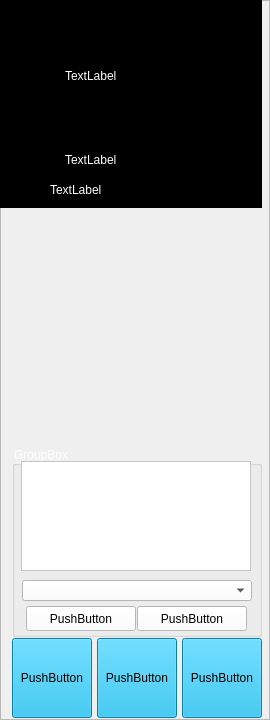
  <widget class="QFrame" name="frame">
   <property name="geometry">
    <rect>
     <x>760</x>
     <y>20</y>
     <width>270</width>
     <height>720</height>
    </rect>
   </property>
   <property name="minimumSize">
    <size>
     <width>270</width>
     <height>720</height>
    </size>
   </property>
   <property name="frameShape">
    <enum>QFrame::StyledPanel</enum>
   </property>
   <property name="frameShadow">
    <enum>QFrame::Raised</enum>
   </property>
   <widget class="QGroupBox" name="gbDiag">
    <property name="geometry">
     <rect>
      <x>12</x>
      <y>446</y>
      <width>250</width>
      <height>191</height>
     </rect>
    </property>
    <property name="styleSheet">
     <string notr="true">color: rgb(255, 255, 255);</string>
    </property>
    <property name="title">
     <string>GroupBox</string>
    </property>
    <widget class="QComboBox" name="cboWord">
     <property name="geometry">
      <rect>
       <x>10</x>
       <y>134</y>
       <width>230</width>
       <height>21</height>
      </rect>
     </property>
     <property name="styleSheet">
      <string notr="true">color: rgb(0, 0, 0);
background-color: rgb(255, 255, 255);</string>
     </property>
    </widget>
    <widget class="QPushButton" name="bitPriorComment">
     <property name="geometry">
      <rect>
       <x>14</x>
       <y>160</y>
       <width>110</width>
       <height>25</height>
      </rect>
     </property>
     <property name="styleSheet">
      <string notr="true">color: rgb(0, 0, 0);
background-color: rgb(255, 255, 255);</string>
     </property>
     <property name="text">
      <string>PushButton</string>
     </property>
    </widget>
    <widget class="QPushButton" name="bitSaveComment">
     <property name="geometry">
      <rect>
       <x>125</x>
       <y>160</y>
       <width>110</width>
       <height>25</height>
      </rect>
     </property>
     <property name="styleSheet">
      <string notr="true">color: rgb(0, 0, 0);
background-color: rgb(255, 255, 255);</string>
     </property>
     <property name="text">
      <string>PushButton</string>
     </property>
    </widget>
    <widget class="QTextEdit" name="reDiag">
     <property name="geometry">
      <rect>
       <x>9</x>
       <y>15</y>
       <width>230</width>
       <height>110</height>
      </rect>
     </property>
     <property name="font">
      <font>
       <family>宋体</family>
       <pointsize>10</pointsize>
      </font>
     </property>
     <property name="styleSheet">
      <string notr="true">color: rgb(0, 0, 0);
background-color: rgb(255, 255, 255);</string>
     </property>
    </widget>
   </widget>
   <widget class="QToolButton" name="spPrint">
    <property name="geometry">
     <rect>
      <x>12</x>
      <y>638</y>
      <width>80</width>
      <height>80</height>
     </rect>
    </property>
    <property name="styleSheet">
     <string notr="true">background-color: rgb(15, 177, 228);</string>
    </property>
    <property name="text">
     <string>PushButton</string>
    </property>
    <property name="icon">
     <iconset resource="picture/ecg.qrc">
      <normaloff>:/spPrintT.png</normaloff>:/spPrintT.png</iconset>
    </property>
    <property name="iconSize">
     <size>
      <width>40</width>
      <height>40</height>
     </size>
    </property>
    <property name="toolButtonStyle">
     <enum>Qt::ToolButtonTextUnderIcon</enum>
    </property>
   </widget>
   <widget class="QToolButton" name="spPreview">
    <property name="geometry">
     <rect>
      <x>97</x>
      <y>638</y>
      <width>80</width>
      <height>80</height>
     </rect>
    </property>
    <property name="styleSheet">
     <string notr="true">background-color: rgb(15, 177, 228);</string>
    </property>
    <property name="text">
     <string>PushButton</string>
    </property>
    <property name="icon">
     <iconset resource="picture/ecg.qrc">
      <normaloff>:/spPreviewT.png</normaloff>:/spPreviewT.png</iconset>
    </property>
    <property name="iconSize">
     <size>
      <width>40</width>
      <height>40</height>
     </size>
    </property>
    <property name="toolButtonStyle">
     <enum>Qt::ToolButtonTextUnderIcon</enum>
    </property>
   </widget>
   <widget class="QToolButton" name="spBack">
    <property name="geometry">
     <rect>
      <x>182</x>
      <y>638</y>
      <width>80</width>
      <height>80</height>
     </rect>
    </property>
    <property name="styleSheet">
     <string notr="true">background-color: rgb(15, 177, 228);</string>
    </property>
    <property name="text">
     <string>PushButton</string>
    </property>
    <property name="icon">
     <iconset resource="picture/ecg.qrc">
      <normaloff>:/spBackT.png</normaloff>:/spBackT.png</iconset>
    </property>
    <property name="iconSize">
     <size>
      <width>40</width>
      <height>40</height>
     </size>
    </property>
    <property name="toolButtonStyle">
     <enum>Qt::ToolButtonTextUnderIcon</enum>
    </property>
   </widget>
   <widget class="QFrame" name="frame_left_top">
    <property name="geometry">
     <rect>
      <x>0</x>
      <y>0</y>
      <width>262</width>
      <height>208</height>
     </rect>
    </property>
    <property name="styleSheet">
     <string notr="true">background-color: rgb(0, 0, 0);
color: rgb(255, 255, 255);</string>
    </property>
    <property name="frameShape">
     <enum>QFrame::StyledPanel</enum>
    </property>
    <property name="frameShadow">
     <enum>QFrame::Raised</enum>
    </property>
    <widget class="QLabel" name="pic_Label">
     <property name="geometry">
      <rect>
       <x>65</x>
       <y>5</y>
       <width>131</width>
       <height>141</height>
      </rect>
     </property>
     <property name="text">
      <string>TextLabel</string>
     </property>
    </widget>
    <widget class="QLabel" name="name_label">
     <property name="geometry">
      <rect>
       <x>65</x>
       <y>145</y>
       <width>150</width>
       <height>30</height>
      </rect>
     </property>
     <property name="text">
      <string>TextLabel</string>
     </property>
    </widget>
    <widget class="QLabel" name="AgeSex_label">
     <property name="geometry">
      <rect>
       <x>50</x>
       <y>180</y>
       <width>180</width>
       <height>20</height>
      </rect>
     </property>
     <property name="text">
      <string>TextLabel</string>
     </property>
    </widget>
   </widget>
   <widget class="QLabel" name="imgAxis">
    <property name="geometry">
     <rect>
      <x>18</x>
      <y>210</y>
      <width>242</width>
      <height>235</height>
     </rect>
    </property>
    <property name="text">
     <string/>
    </property>
    <property name="pixmap">
     <pixmap resource="picture/ecg.qrc">:/imgAxis.bmp</pixmap>
    </property>
   </widget>
  </widget>
